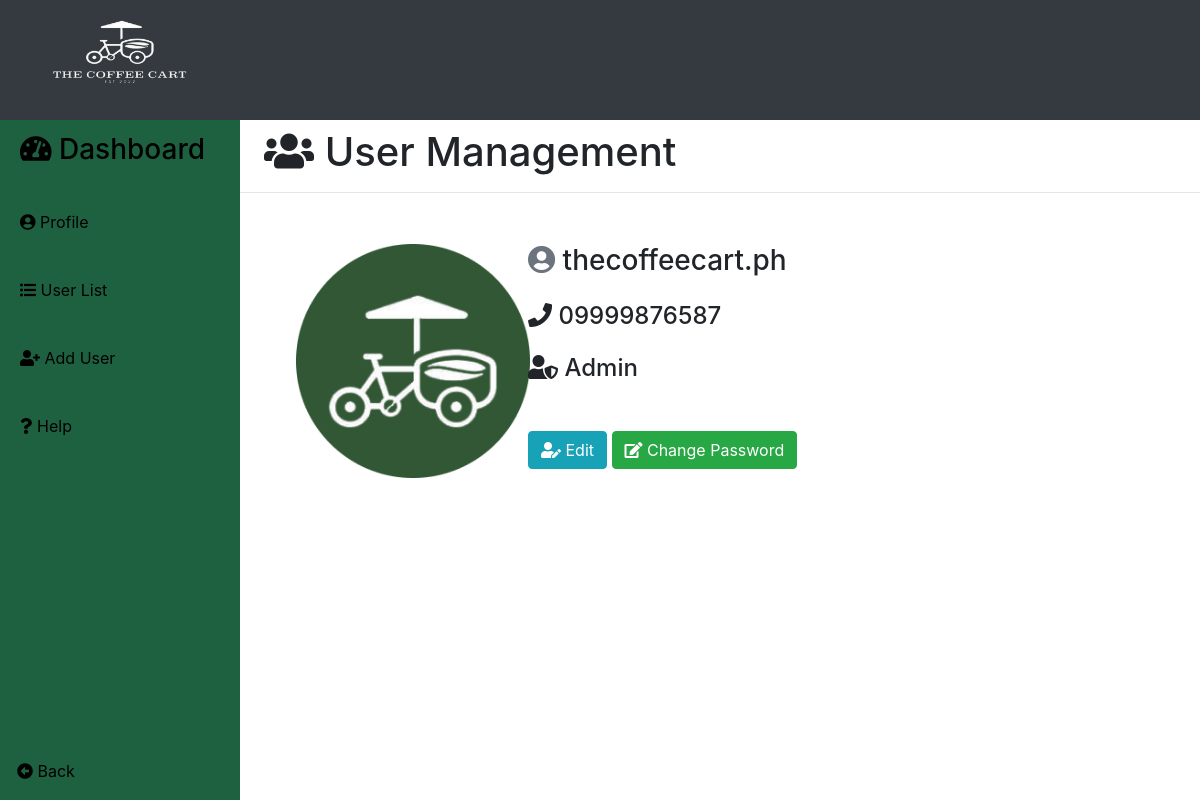
The page /user/profile.php (signed in) on the database its author committed.
### tables this page shows
CREATE TABLE `users` (
  `id` int(11) NOT NULL AUTO_INCREMENT,
  `username` varchar(30) NOT NULL,
  `firstname` varchar(30) NOT NULL,
  `lastname` varchar(30) NOT NULL,
  `position` varchar(20) NOT NULL,
  `contact_number` varchar(30) NOT NULL,
  `image` varchar(30) NOT NULL,
  `password` varchar(60) NOT NULL,
  UNIQUE KEY `user_id` (`id`),
  UNIQUE KEY `username` (`username`)
);

### user/profile.php (the view, shortened to what this page needs)
<?php
	include('../server/connection.php');
	if(isset($_SESSION['username'])){
		$username = $_SESSION['username'];
		$sql = "SELECT * FROM users WHERE username = '$username'";
		$result = mysqli_query($db ,$sql);
		$row = mysqli_fetch_array($result);
?>
<!DOCTYPE html>
<html>
<head>
	<?php include('../templates/head1.php');?>
</head>
<body>
	<div class="contain h-100">
		<div class="main">
			<div class="side">
				<h1 class="ml-4 pt-2"><i class="fas fa-users"></i> User Management</h1>
				<hr>
			</div>
			<div class="first_side ml-5 mt-5 mr-3">
				<div style="width: 250px;height: 250px;">
					<?php echo "<img class='img-fluid p-2 h-100 w-100' src='../images/".$row['image']."'>";?>
				</div>
			</div>
			<div class="second_side mt-2">
					<table class="table-responsive mt-5">
						<tbody>
							<tr>
								<td class="pb-3"><?php echo "<h3><i class='fas fa-user-circle text-secondary'></i> ".$row['firstname']."&nbsp".$row['lastname']."</h3>"; ?></td>
							</tr>
							<tr>
								<td class="pb-3"><h4><i class="fas fa-phone"></i> <?php echo $row['contact_number'];?></h4></td>
							</tr>
							<tr>
								<td class="pb-3"><h4><i class="fas fa-user-shield"></i> <?php echo $row['position'];?></h4></td>
							</tr>
						</tbody>
					</table>
					<div class="text-left mt-4">
						<a title="Edit" href="../user/update_profile.php?id=<?php echo $row['id'];?>" class="btn btn-info"><i class="fas fa-user-edit"></i> Edit </a>
						<button type="button" id="user" title="Change Password?" class="btn btn-success" data-toggle="modal" data-target="#modal-user"><i class="fas fa-edit"></i> Change Password</button>
					</div>
			<?php } ?>
			</div>
		</div>
	</div>
</body>
</html>

### rows shown on the page
users: image (picture), firstname "thecoffeecart.ph", contact_number "09999876587", position "Admin"
